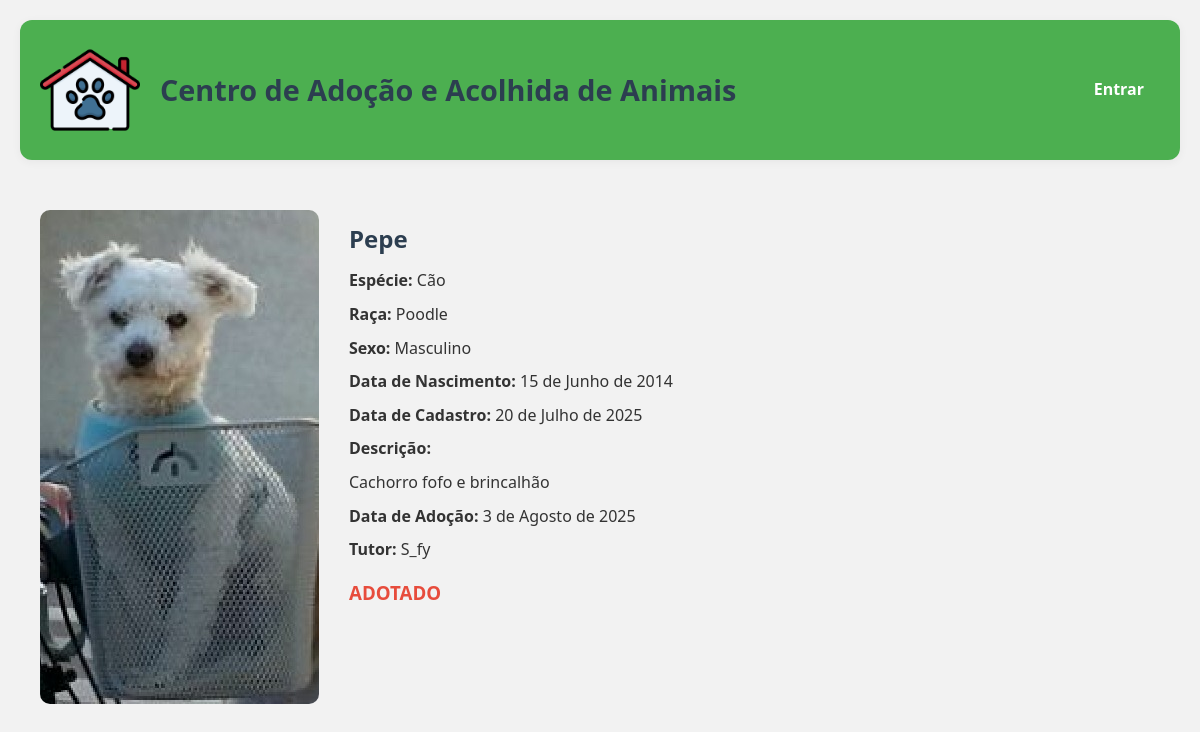
The app's page /animal/1/, older data.
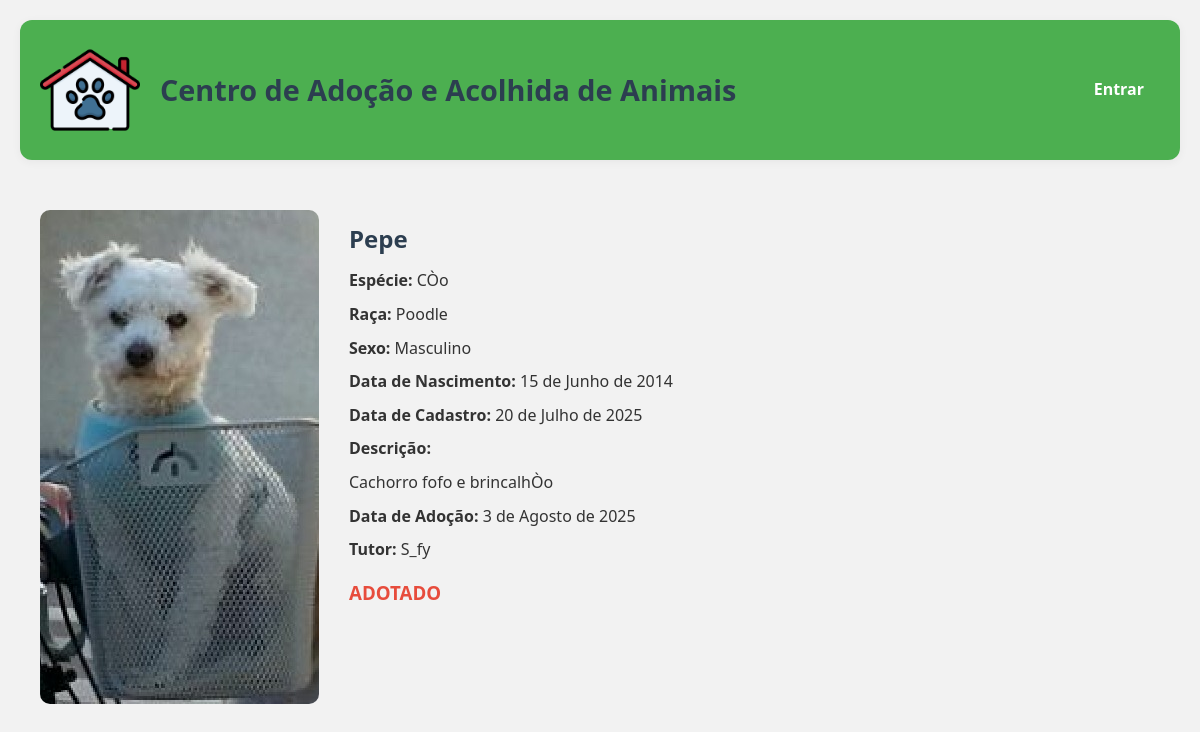
The same page, newer data.
### caam/models.py (models this page shows, shortened)
class Animal(models.Model):
    nome = models.CharField(verbose_name='Nome', max_length=100)
    data_nascimento = models.DateField(verbose_name="Data de Nascimento", null=True, blank=True)
    sexo = models.CharField(
        verbose_name="Sexo",
        max_length=1,
        choices=[["M", 'Masculino'], ['F', 'Feminino']]
    )
    descricao = models.TextField(verbose_name='Descrição')
    imagem = models.ImageField(verbose_name='Imagem', upload_to='animais')
    especie = models.ForeignKey(Especie, verbose_name='Espécie', on_delete=models.CASCADE)
    raca = models.ForeignKey(Raca, verbose_name='Raça', on_delete=models.CASCADE)
    data_cadastro = models.DateField(verbose_name="Data de Cadastro", auto_created=True, default=timezone.now)
    data_adocao = models.DateField(verbose_name="Data de Adoção", null=True, blank=True)
    tutor = models.ForeignKey(User, verbose_name='Tutor', on_delete=models.CASCADE, null=True, blank=True)
    class Meta:
        verbose_name = "Animal"
        verbose_name_plural = "Animais"

class Especie(models.Model):
    nome = models.CharField(verbose_name="Nome", max_length=100)
    class Meta:
        verbose_name = "Espécie"
        verbose_name_plural = "Espécies"

class Raca(models.Model):
    nome = models.CharField(verbose_name='Nome', max_length=100)
    especie = models.ForeignKey(Especie, verbose_name='Espécie', on_delete=models.CASCADE, null=True)
    class Meta:
        verbose_name = "Raça"
        verbose_name_plural = "Raças"

### caam/views.py (the view)
# urls.py: path('animal/<int:id>/', views.animal),
def animal(request, id):
    context = dict(animal=Animal.objects.get(id=id))
    return render(request, "caam/animal.html", context=context)

### caam/templates/caam/animal.html (shortened to what this page needs)
{% include "caam/header.html" %}
<div class="animal-card2">
  <div class="animal-image">
    <img src="{{ animal.imagem.url }}" alt="Foto de {{ animal.nome }}" />
  </div>
  <div class="animal-info">
    <h2>{{ animal.nome }}</h2>
    <p><strong>Espécie:</strong> {{ animal.especie.nome }}</p>
    <p><strong>Raça:</strong> {{ animal.raca.nome }}</p>
    <p><strong>Sexo:</strong> {{ animal.get_sexo_display }}</p>
    <p><strong>Data de Nascimento:</strong> {{ animal.data_nascimento }}</p>
    <p><strong>Data de Cadastro:</strong> {{ animal.data_cadastro }}</p>
    <p><strong>Descrição:</strong></p>
    <p>{{ animal.descricao }}</p>
    {% if animal.tutor %}
      <p><strong>Data de Adoção:</strong> {{ animal.data_adocao }}</p>
      <p><strong>Tutor:</strong> {{ animal.tutor }}</p>
      <h3>ADOTADO</h3>
    {% endif %}
  </div>
</div>

### caam/templates/caam/header.html (shortened to what this page needs)
{% load static %}
<link rel="stylesheet" href="{% static 'styles.css' %}">
<header class="header">
  <img src="{% static 'images/logo.png' %}" height="100" alt="Logo">
  <h1>Centro de Adoção e Acolhida de Animais</h1>
{% if request.user.is_authenticated %}
<a class="botao-login" href="{% url 'criar_animal' %}">Cadastrar Animal</a>
<a class="botao-login" href="{% url 'logout' %}">Sair</a>
{%else%}
<a class="botao-login" href="{% url 'login' %}">Entrar</a>
{%endif%}
</header>

### caam/static/styles.css (style rules this page uses)
* { margin: 0; padding: 0; box-sizing: border-box; }
.header { background-color: #4CAF50; padding: 20px; display: flex; align-items: center; gap: 20px; box-shadow: 0 2px 10px rgba(0, 0, 0, 0.05); border-radius: 12px; margin-bottom: 30px; }
.header h1 { flex-grow: 1; font-size: 1.8rem; color: #2c3e50; font-weight: bold; }
.botao-login { padding: 10px 16px; background-color: transparent; color: white; text-decoration: none; border-radius: 8px; font-weight: bold; transition: background-color 0.3s ease; }
.animal-card2 { padding: 20px; display: flex; flex-direction: row; gap: 20px; align-items: flex-start; }
.animal-image img { width: auto; border-radius: 10px; }
.animal-info { padding: 10px; }
.animal-info h2 { margin-bottom: 10px; color: #2c3e50; }
.animal-info p { margin-bottom: 8px; }
h3 { color: #e74c3c; font-weight: bold; margin-top: 15px; }

Row changes from the older to the newer data that the page shows:
changed Animal "Pepe": especie.nome "Cão" → "CÒo"; descricao "Cachorro fofo e brincalhão" → "Cachorro fofo e brincalhÒo"
